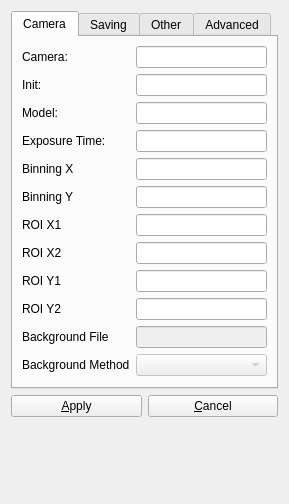
<?xml version="1.0" encoding="UTF-8"?>
<ui version="4.0">
 <class>Form</class>
 <widget class="QWidget" name="Form">
  <property name="geometry">
   <rect>
    <x>0</x>
    <y>0</y>
    <width>289</width>
    <height>504</height>
   </rect>
  </property>
  <property name="sizePolicy">
   <sizepolicy hsizetype="Fixed" vsizetype="Fixed">
    <horstretch>0</horstretch>
    <verstretch>0</verstretch>
   </sizepolicy>
  </property>
  <property name="maximumSize">
   <size>
    <width>289</width>
    <height>504</height>
   </size>
  </property>
  <property name="windowTitle">
   <string>Config PyNTA</string>
  </property>
  <layout class="QVBoxLayout" name="verticalLayout">
   <item>
    <widget class="QTabWidget" name="config_tabs">
     <property name="currentIndex">
      <number>0</number>
     </property>
     <widget class="QWidget" name="camera_config">
      <attribute name="title">
       <string>Camera</string>
      </attribute>
      <layout class="QFormLayout" name="formLayout">
       <item row="0" column="0">
        <widget class="QLabel" name="label">
         <property name="text">
          <string>Camera:</string>
         </property>
        </widget>
       </item>
       <item row="0" column="1">
        <widget class="QLineEdit" name="camera_model">
         <property name="enabled">
          <bool>true</bool>
         </property>
         <property name="toolTip">
          <string notr="true">Can't be changed while running</string>
         </property>
         <property name="statusTip">
          <string notr="true" extracomment="Can't be changed while running"/>
         </property>
         <property name="readOnly">
          <bool>true</bool>
         </property>
         <property name="clearButtonEnabled">
          <bool>false</bool>
         </property>
        </widget>
       </item>
       <item row="1" column="0">
        <widget class="QLabel" name="label_2">
         <property name="text">
          <string>Init:</string>
         </property>
        </widget>
       </item>
       <item row="1" column="1">
        <widget class="QLineEdit" name="camera_init">
         <property name="enabled">
          <bool>true</bool>
         </property>
         <property name="toolTip">
          <string>Parameters passed to the camera while initializing</string>
         </property>
         <property name="toolTipDuration">
          <number>-1</number>
         </property>
         <property name="readOnly">
          <bool>true</bool>
         </property>
        </widget>
       </item>
       <item row="2" column="0">
        <widget class="QLabel" name="label_3">
         <property name="text">
          <string>Model:</string>
         </property>
        </widget>
       </item>
       <item row="2" column="1">
        <widget class="QLineEdit" name="camera_camera_model">
         <property name="enabled">
          <bool>true</bool>
         </property>
         <property name="toolTip">
          <string>Camera model. Can't be changed while running</string>
         </property>
         <property name="readOnly">
          <bool>true</bool>
         </property>
        </widget>
       </item>
       <item row="3" column="0">
        <widget class="QLabel" name="label_4">
         <property name="text">
          <string>Exposure Time:</string>
         </property>
        </widget>
       </item>
       <item row="3" column="1">
        <widget class="QLineEdit" name="camera_exposure_time"/>
       </item>
       <item row="4" column="0">
        <widget class="QLabel" name="label_5">
         <property name="text">
          <string>Binning X</string>
         </property>
        </widget>
       </item>
       <item row="4" column="1">
        <widget class="QLineEdit" name="camera_binning_x"/>
       </item>
       <item row="5" column="0">
        <widget class="QLabel" name="label_6">
         <property name="text">
          <string>Binning Y</string>
         </property>
        </widget>
       </item>
       <item row="5" column="1">
        <widget class="QLineEdit" name="camera_binning_y"/>
       </item>
       <item row="6" column="0">
        <widget class="QLabel" name="label_7">
         <property name="text">
          <string>ROI X1</string>
         </property>
        </widget>
       </item>
       <item row="6" column="1">
        <widget class="QLineEdit" name="camera_roi_x1"/>
       </item>
       <item row="7" column="0">
        <widget class="QLabel" name="label_8">
         <property name="text">
          <string>ROI X2</string>
         </property>
        </widget>
       </item>
       <item row="7" column="1">
        <widget class="QLineEdit" name="camera_roi_x2"/>
       </item>
       <item row="8" column="0">
        <widget class="QLabel" name="label_9">
         <property name="text">
          <string>ROI Y1</string>
         </property>
        </widget>
       </item>
       <item row="8" column="1">
        <widget class="QLineEdit" name="camera_roi_y1"/>
       </item>
       <item row="9" column="0">
        <widget class="QLabel" name="label_10">
         <property name="text">
          <string>ROI Y2</string>
         </property>
        </widget>
       </item>
       <item row="9" column="1">
        <widget class="QLineEdit" name="camera_roi_y2"/>
       </item>
       <item row="10" column="0">
        <widget class="QLabel" name="label_11">
         <property name="text">
          <string>Background File</string>
         </property>
        </widget>
       </item>
       <item row="10" column="1">
        <widget class="QLineEdit" name="camera_background">
         <property name="enabled">
          <bool>false</bool>
         </property>
         <property name="toolTip">
          <string>Option not yet implemented</string>
         </property>
        </widget>
       </item>
       <item row="11" column="1">
        <widget class="QComboBox" name="camera_background_method">
         <property name="enabled">
          <bool>false</bool>
         </property>
         <property name="toolTip">
          <string>Option not yet implemented</string>
         </property>
        </widget>
       </item>
       <item row="11" column="0">
        <widget class="QLabel" name="label_12">
         <property name="text">
          <string>Background Method</string>
         </property>
        </widget>
       </item>
      </layout>
     </widget>
     <widget class="QWidget" name="saving_config">
      <attribute name="title">
       <string>Saving</string>
      </attribute>
      <layout class="QFormLayout" name="formLayout_2">
       <item row="0" column="1">
        <widget class="QLineEdit" name="saving_directory"/>
       </item>
       <item row="0" column="0">
        <widget class="QLabel" name="label_13">
         <property name="text">
          <string>Directory:</string>
         </property>
         <property name="buddy">
          <cstring>saving_directory</cstring>
         </property>
        </widget>
       </item>
       <item row="1" column="1">
        <widget class="QLineEdit" name="saving_filename_photo"/>
       </item>
       <item row="1" column="0">
        <widget class="QLabel" name="label_14">
         <property name="text">
          <string>Image Filename</string>
         </property>
         <property name="buddy">
          <cstring>saving_filename_photo</cstring>
         </property>
        </widget>
       </item>
       <item row="2" column="1">
        <widget class="QLineEdit" name="saving_filename_video"/>
       </item>
       <item row="2" column="0">
        <widget class="QLabel" name="label_15">
         <property name="text">
          <string>Video Filename</string>
         </property>
         <property name="buddy">
          <cstring>saving_filename_video</cstring>
         </property>
        </widget>
       </item>
       <item row="3" column="1">
        <widget class="QLineEdit" name="saving_filename_tracks"/>
       </item>
       <item row="3" column="0">
        <widget class="QLabel" name="label_16">
         <property name="text">
          <string>Locations Filename</string>
         </property>
         <property name="buddy">
          <cstring>saving_filename_tracks</cstring>
         </property>
        </widget>
       </item>
       <item row="4" column="1">
        <widget class="QLineEdit" name="saving_filename_log"/>
       </item>
       <item row="4" column="0">
        <widget class="QLabel" name="label_17">
         <property name="text">
          <string>Log Filename</string>
         </property>
         <property name="buddy">
          <cstring>saving_filename_log</cstring>
         </property>
        </widget>
       </item>
       <item row="5" column="1">
        <widget class="QLineEdit" name="saving_max_memory">
         <property name="toolTip">
          <string>Maximum memory to allocate while saving data</string>
         </property>
        </widget>
       </item>
       <item row="5" column="0">
        <widget class="QLabel" name="label_18">
         <property name="text">
          <string>Max Memory (MB)</string>
         </property>
         <property name="buddy">
          <cstring>saving_max_memory</cstring>
         </property>
        </widget>
       </item>
      </layout>
     </widget>
     <widget class="QWidget" name="other_config">
      <attribute name="title">
       <string>Other</string>
      </attribute>
      <layout class="QFormLayout" name="formLayout_3">
       <item row="0" column="1">
        <widget class="QLineEdit" name="other_user_name"/>
       </item>
       <item row="0" column="0">
        <widget class="QLabel" name="label_19">
         <property name="text">
          <string>User Name:</string>
         </property>
         <property name="buddy">
          <cstring>other_user_name</cstring>
         </property>
        </widget>
       </item>
       <item row="1" column="1">
        <widget class="QLineEdit" name="gui_refresh_time"/>
       </item>
       <item row="1" column="0">
        <widget class="QLabel" name="label_20">
         <property name="text">
          <string>GUI Refresh Time (ms)</string>
         </property>
         <property name="buddy">
          <cstring>gui_refresh_time</cstring>
         </property>
        </widget>
       </item>
       <item row="2" column="0">
        <widget class="QLabel" name="label_21">
         <property name="text">
          <string>Logging Level:</string>
         </property>
         <property name="buddy">
          <cstring>logging_level</cstring>
         </property>
        </widget>
       </item>
       <item row="2" column="1">
        <widget class="QComboBox" name="logging_level">
         <item>
          <property name="text">
           <string>None</string>
          </property>
          <property name="icon">
           <iconset resource="../resources.qrc">
            <normaloff>:/icon_/Icons/avocado_calibrate.svg</normaloff>:/icon_/Icons/avocado_calibrate.svg</iconset>
          </property>
         </item>
         <item>
          <property name="text">
           <string>Debug</string>
          </property>
         </item>
         <item>
          <property name="text">
           <string>Information</string>
          </property>
         </item>
         <item>
          <property name="text">
           <string>Warning</string>
          </property>
         </item>
         <item>
          <property name="text">
           <string>Error</string>
          </property>
         </item>
        </widget>
       </item>
      </layout>
     </widget>
     <widget class="QWidget" name="advanced_config">
      <attribute name="title">
       <string>Advanced</string>
      </attribute>
      <layout class="QVBoxLayout" name="verticalLayout_2">
       <item>
        <widget class="QTextEdit" name="txt"/>
       </item>
      </layout>
     </widget>
    </widget>
   </item>
   <item>
    <layout class="QHBoxLayout" name="horizontalLayout">
     <item>
      <widget class="QPushButton" name="apply_button">
       <property name="text">
        <string>&amp;Apply</string>
       </property>
      </widget>
     </item>
     <item>
      <widget class="QPushButton" name="cancel_button">
       <property name="text">
        <string>&amp;Cancel</string>
       </property>
      </widget>
     </item>
    </layout>
   </item>
   <item>
    <spacer name="verticalSpacer">
     <property name="orientation">
      <enum>Qt::Vertical</enum>
     </property>
     <property name="sizeHint" stdset="0">
      <size>
       <width>20</width>
       <height>40</height>
      </size>
     </property>
    </spacer>
   </item>
  </layout>
 </widget>
 <resources>
  <include location="../resources.qrc"/>
 </resources>
 <connections/>
</ui>
